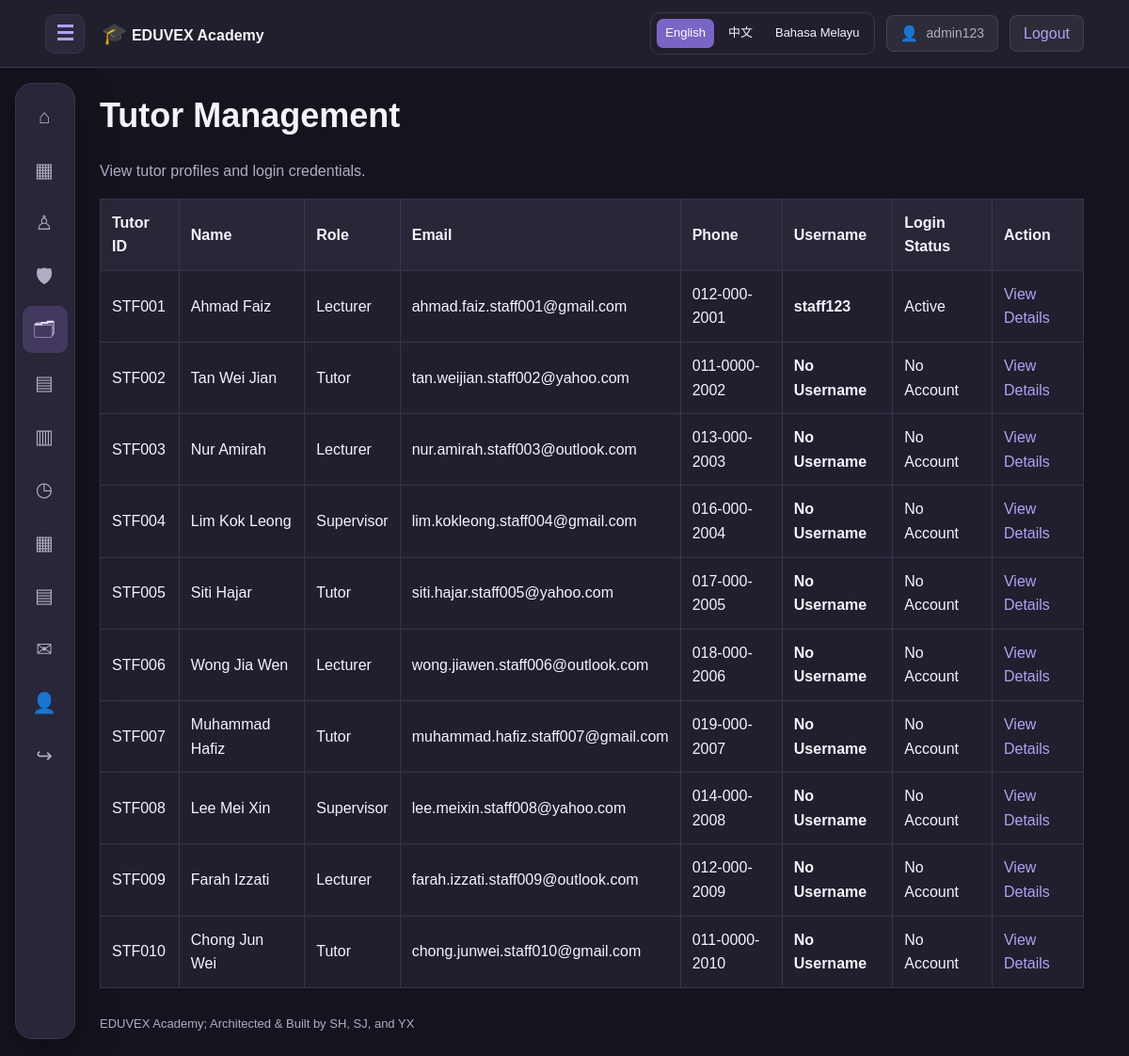
Page /tutor_management/index.php (signed in) on the committed database.
### tables this page shows
CREATE TABLE IF NOT EXISTS user_accounts (
    user_id BIGINT UNSIGNED AUTO_INCREMENT PRIMARY KEY,
    username VARCHAR(100) NOT NULL UNIQUE,
    email VARCHAR(180) NOT NULL UNIQUE,
    password_hash VARCHAR(255) NOT NULL,

    role ENUM(
        'admin',
        'staff',
        'student'
    ) NOT NULL,

    admin_id VARCHAR(12) UNIQUE NULL,
    staff_id VARCHAR(12) UNIQUE NULL,
    student_id VARCHAR(12) UNIQUE NULL,

    preferred_language VARCHAR(10) DEFAULT 'en',
    profile_image VARCHAR(255) DEFAULT NULL,
    is_active TINYINT(1) DEFAULT 1,
    created_at TIMESTAMP DEFAULT CURRENT_TIMESTAMP
);

CREATE TABLE IF NOT EXISTS staff (
    staff_id VARCHAR(12) PRIMARY KEY,
    staff_name VARCHAR(120) NOT NULL,
    staff_email VARCHAR(180) UNIQUE,
    staff_phone_number VARCHAR(30),
    staff_role VARCHAR(60)
);

### includes/functions.php (called while the page is built, shortened)
<?php
function h(mixed $value): string {
    return htmlspecialchars(
        (string)($value ?? ''),
        ENT_QUOTES | ENT_SUBSTITUTE,
        'UTF-8'
    );
}
function url(string $path = ''): string {
    return BASE_URL . '/' . ltrim($path, '/');
}

### tutor_management/index.php (the view, shortened to what this page needs)
<?php
require_once __DIR__ . '/../config/database.php';
$stmt = $pdo->query("
    SELECT st.*,
           u.username, u.is_active AS account_active
    FROM staff st
    LEFT JOIN user_accounts u ON u.staff_id = st.staff_id
    ORDER BY st.staff_id
");
$tutors = $stmt->fetchAll();
require __DIR__ . '/../includes/header.php';
?>
<h1>Tutor Management</h1>
<p>View tutor profiles and login credentials.</p>
<div class="table-wrap">
<table>
    <thead>
        <tr>
            <th>Tutor ID</th>
            <th>Name</th>
            <th>Role</th>
            <th>Email</th>
            <th>Phone</th>
            <th>Username</th>
            <th>Login Status</th>
            <th>Action</th>
        </tr>
    </thead>
    <tbody>
    <?php foreach ($tutors as $tutor): ?>
        <tr>
            <td><?= h($tutor['staff_id']) ?></td>
            <td><?= h($tutor['staff_name']) ?></td>
            <td><?= h($tutor['staff_role']) ?></td>
            <td><?= h($tutor['staff_email']) ?></td>
            <td><?= h($tutor['staff_phone_number']) ?></td>
            <td><strong><?= h($tutor['username'] ?? 'No Username') ?></strong></td>
            <td>
                <?php
                if ($tutor['account_active'] === null) {
                    echo 'No Account';
                } elseif ($tutor['account_active']) {
                    echo 'Active';
                } else {
                    echo 'Inactive';
                }
                ?>
            </td>
            <td>
                <a href="<?= h(url(
                    'tutor_management/view_tutor.php?id=' .
                    urlencode($tutor['staff_id'])
                )) ?>">View Details</a>
            </td>
        </tr>
    <?php endforeach; ?>
    </tbody>
</table>
</div>
<?php require __DIR__ . '/../includes/footer.php'; ?>

### assets/css/style.css (style rules this page uses)
:root { color-scheme: dark; --bg: #15141E; --surface: #211F2D; --surface2: #292638; --line: #39344E; --accent: #B4A0F7; --accent-dark: #7965C5; --text: #F5F3FF; --muted: #B0ACC3; --nav-width: 64px; --header-height: 72px; }
* { box-sizing: border-box; }
html { scroll-behavior: smooth; scroll-padding-top: 90px; }
body { margin: 0; background: var(--bg); color: var(--text); font-family: Arial, Helvetica, sans-serif; font-size: 16px; line-height: 1.6; }
a { color: var(--accent); text-decoration: none; }
h1, h2, h3 { line-height: 1.25; }
h1 { font-size: clamp(28px, 3vw, 40px); }
p { color: var(--muted); }
.table-wrap { overflow-x: auto; }
table { width: 100%; border-collapse: collapse; background: var(--surface); }
th, td { padding: 12px; border: 1px solid var(--line); text-align: left; }
th { background: var(--surface2); }

### includes/site_language.php (style rules this page uses)
body { top: 0 !important; }

### rows in the picture
user_accounts: staff.staff_id "STF001", staff.staff_name "Ahmad Faiz", staff.staff_role "Lecturer", staff.staff_email "ahmad.faiz.staff001@gmail.com", staff.staff_phone_number "012-000-2001", username "staff123", is_active "Active"
staff: staff_id "STF002", staff_name "Tan Wei Jian", staff_role "Tutor", staff_email "tan.weijian.staff002@yahoo.com", staff_phone_number "011-0000-2002", username "No Username", shows "No Account"
staff: staff_id "STF003", staff_name "Nur Amirah", staff_role "Lecturer", staff_email "nur.amirah.staff003@outlook.com", staff_phone_number "013-000-2003", username "No Username", shows "No Account"
staff: staff_id "STF004", staff_name "Lim Kok Leong", staff_role "Supervisor", staff_email "lim.kokleong.staff004@gmail.com", staff_phone_number "016-000-2004", username "No Username", shows "No Account"
staff: staff_id "STF005", staff_name "Siti Hajar", staff_role "Tutor", staff_email "siti.hajar.staff005@yahoo.com", staff_phone_number "017-000-2005", username "No Username", shows "No Account"
staff: staff_id "STF006", staff_name "Wong Jia Wen", staff_role "Lecturer", staff_email "wong.jiawen.staff006@outlook.com", staff_phone_number "018-000-2006", username "No Username", shows "No Account"
staff: staff_id "STF007", staff_name "Muhammad Hafiz", staff_role "Tutor", staff_email "muhammad.hafiz.staff007@gmail.com", staff_phone_number "019-000-2007", username "No Username", shows "No Account"
staff: staff_id "STF008", staff_name "Lee Mei Xin", staff_role "Supervisor", staff_email "lee.meixin.staff008@yahoo.com", staff_phone_number "014-000-2008", username "No Username", shows "No Account"
staff: staff_id "STF009", staff_name "Farah Izzati", staff_role "Lecturer", staff_email "farah.izzati.staff009@outlook.com", staff_phone_number "012-000-2009", username "No Username", shows "No Account"
staff: staff_id "STF010", staff_name "Chong Jun Wei", staff_role "Tutor", staff_email "chong.junwei.staff010@gmail.com", staff_phone_number "011-0000-2010", username "No Username", shows "No Account"

### other values in the picture
$account['username'] "admin123"
$symbol "⌂"
$symbol "▦"
$symbol "♙"
$symbol "🛡"
$symbol "🗂"
$symbol "▤"
$symbol "▥"
$symbol "◷"
$symbol "✉"
$symbol "👤"
$symbol "↪"
$name "English"
$name "中文"
$name "Bahasa Melayu"
